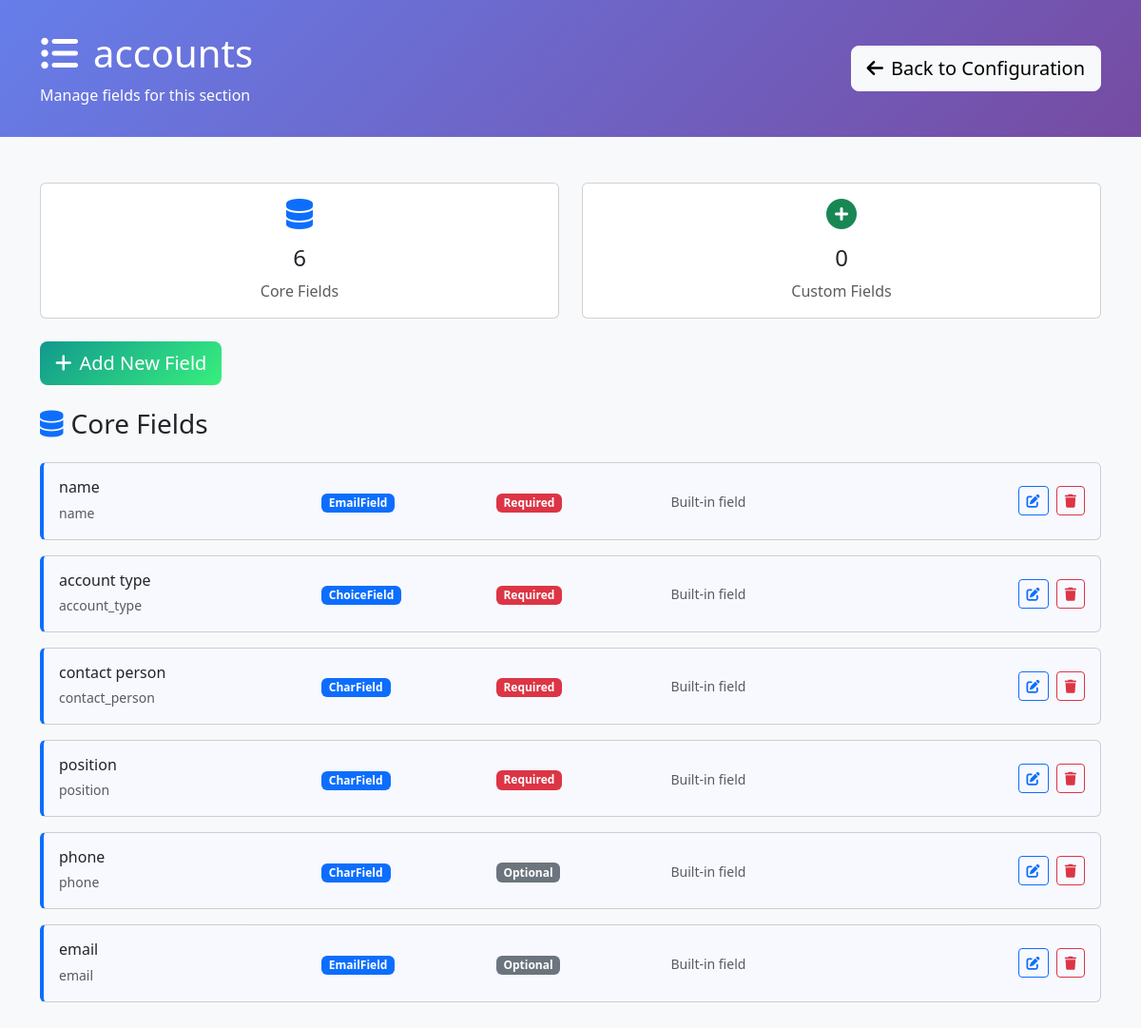
/configuration/section/5/ (signed in), run on the app's committed database.
### requests/models.py (models this page shows, shortened)
class DynamicSection(models.Model):
    name = models.CharField(max_length=255, unique=True, help_text="Internal section name")
    display_name = models.CharField(max_length=255, help_text="Display name shown to users")
    description = models.TextField(blank=True, help_text="Description of this section's purpose")
    order = models.IntegerField(default=100, help_text="Display order")
    is_core_section = models.BooleanField(default=False, help_text="True if this represents an existing admin model")
    source_model = models.CharField(max_length=255, blank=True, help_text="Full model name (e.g. 'accounts.Account') for core sections")
    created_at = models.DateTimeField(auto_now_add=True)
    updated_at = models.DateTimeField(auto_now=True)
    class Meta:
        verbose_name = "Dynamic Section"
        verbose_name_plural = "Dynamic Sections"
        ordering = ['is_core_section', 'order', 'name']

class DynamicField(models.Model):
    FIELD_TYPES = [
        ('char', 'Text (Short)'),
        ('text', 'Text (Long)'),
        ('email', 'Email'),
        ('url', 'URL'),
        ('slug', 'Slug'),
        ('integer', 'Integer'),
        ('decimal', 'Decimal'),
        ('float', 'Float'),
        ('date', 'Date'),
        ('datetime', 'Date & Time'),
        ('time', 'Time'),
        ('boolean', 'Checkbox (Yes/No)'),
        ('choice', 'Dropdown (Single Choice)'),
        ('multiple_choice', 'Multiple Choice'),
        ('file', 'File Upload'),
        ('image', 'Image Upload'),
        ('foreign_key', 'Link to Another Model'),
        ('many_to_many', 'Multiple Links'),
        ('json', 'JSON Data'),
    ]
    model = models.ForeignKey(DynamicModel, on_delete=models.CASCADE, related_name='fields', null=True, blank=True)
    section = models.ForeignKey(DynamicSection, on_delete=models.CASCADE, related_name='fields', null=True, blank=True)
    name = models.CharField(max_length=100, help_text="Field name in database (lowercase, underscores)")
    display_name = models.CharField(max_length=100, help_text="Label shown in forms")
    field_type = models.CharField(max_length=20, choices=FIELD_TYPES)
    is_core_field = models.BooleanField(default=False, help_text="True if this represents an existing model field")
    CORE_MODE_CHOICES = [
        ('override', 'Override Existing Field'),
        ('create', 'Create New Core Field'),
    ]
    STORAGE_CHOICES = [
        ('model_field', 'Store in Model Field'),
        ('value_store', 'Store in DynamicFieldValue'),
    ]
    core_mode = models.CharField(
        max_length=20,
        choices=CORE_MODE_CHOICES,
        default='override',
        help_text="Whether to override existing field or create new one"
    )
    model_field_name = models.CharField(
        max_length=100,
        blank=True,
        help_text="Name of existing model field to override (required for override mode)"
    )
    storage = models.CharField(
        max_length=20,
        choices=STORAGE_CHOICES,
        default='value_store',
        help_text="Where to store field values"
    )
    required = models.BooleanField(default=False)
    default_value = models.TextField(blank=True, help_text="Default value (JSON format for complex types)")
    help_text = models.CharField(max_length=200, blank=True)
    max_length = models.PositiveIntegerField(null=True, blank=True, help_text="For text fields")
    max_digits = models.PositiveIntegerField(null=True, blank=True, help_text="For decimal fields")
    decimal_places = models.PositiveIntegerField(null=True, blank=True, help_text="For decimal fields")
    choices = models.JSONField(default=dict, help_text="For choice fields: {'value': 'display_name'}")
    related_model = models.CharField(max_length=100, blank=True, help_text="Model to link to (app.Model)")
    section_name = models.CharField(max_length=100, default='General', help_text="Form section name for grouping (legacy field)")
    order = models.PositiveIntegerField(default=0, help_text="Order within section")
    is_active = models.BooleanField(default=True, help_text="Whether field is shown in forms")
    created_at = models.DateTimeField(auto_now_add=True)
    updated_at = models.DateTimeField(auto_now=True)
    class Meta:
        verbose_name = "Dynamic Field"
        verbose_name_plural = "Dynamic Fields"
        ordering = ['model', 'section', 'section_name', 'order']

### requests/configuration_views.py (the view, shortened to what this page needs)
# urls.py: path('section/<int:section_id>/', configuration_views.section_fields, name='section_fields'),
@staff_member_required
def section_fields(request, section_id):
    from requests.models import DynamicSection
    is_legacy_dynamic = request.GET.get('dynamic') == 'true'
    if is_legacy_dynamic:
        dynamic_model = get_object_or_404(DynamicModel, id=section_id)
        model_name = f"{dynamic_model.app_label}.{dynamic_model.name}"
        display_name = dynamic_model.display_name
        fields = DynamicField.objects.filter(
            model=dynamic_model,
            is_active=True
        ).order_by('section_name', 'order')
        section_type = 'legacy'
        model_fields = []  # Legacy models don't have core model fields
    else:
        section = get_object_or_404(DynamicSection, id=section_id)
        model_name = section.name
        display_name = section.display_name
        section_type = 'core' if section.is_core_section else 'custom'
        fields = section.fields.filter(is_active=True).order_by('order')
        if section.is_core_section:
            model_fields = []
            core_fields = fields.filter(is_core_field=True)
            for field in core_fields:
                choices_obj = {}
                try:
                    if field.choices and field.choices != '{}':
                        choices_obj = json.loads(field.choices)
                except (json.JSONDecodeError, ValueError):
                    choices_obj = {}
                model_fields.append({
                    'id': field.id,
                    'name': field.name,
                    'display_name': field.display_name,
                    'field_type': field.field_type,
                    'required': field.required,
                    'is_model_field': True,
                    'is_core_field': True,
                    'choices': choices_obj,  # Pass Python dict for json_script filter
                    'choices_script_id': f'choices-{field.id}'  # Pre-computed script ID
                })
        else:
            model_fields = []
    dynamic_fields = []
    for field in fields:
        if section_type == 'core' and field.is_core_field:
            continue
    context = {
        'section_id': section_id,
        'section_name': model_name,
        'display_name': display_name,
        'section_type': section_type,
        'source_model': getattr(section, 'source_model', '') if not is_legacy_dynamic else '',
        'model_fields': model_fields,
        'dynamic_fields': dynamic_fields,
        'all_fields': model_fields + dynamic_fields,
        'is_legacy_dynamic': is_legacy_dynamic,
        'is_core_section': section_type == 'core',
        'is_custom_section': section_type == 'custom'
    }
    return render(request, 'configuration/section_fields.html', context)

### requests/templates/configuration/section_fields.html (shortened to what this page needs)
<!DOCTYPE html>
<html lang="en">
<head>
    <link href="https://cdn.jsdelivr.net/npm/bootstrap@5.3.0/dist/css/bootstrap.min.css" rel="stylesheet">
    <link href="https://cdnjs.cloudflare.com/ajax/libs/font-awesome/6.0.0/css/all.min.css" rel="stylesheet">
</head>
<body class="bg-light">
    <div class="config-header">
        <div class="container">
            <div class="row align-items-center">
                <div class="col-md-8">
                    <h1 class="mb-2">
                        <i class="fas fa-list-ul me-3"></i>{{ display_name }}
                    </h1>
                    <p class="mb-0 opacity-90">
                        Manage fields for this section
                    </p>
                </div>
                <div class="col-md-4 text-end">
                    <a href="{% url 'configuration:dashboard' %}" class="btn btn-light btn-lg">
                        <i class="fas fa-arrow-left me-2"></i>Back to Configuration
                    </a>
                </div>
            </div>
        </div>
    </div>
    <div class="container my-5">
        <div class="row mb-4">
            <div class="col-md-6">
                <div class="card text-center">
                    <div class="card-body">
                        <i class="fas fa-database fa-2x text-primary mb-3"></i>
                        <h4>{{ model_fields|length }}</h4>
                        <p class="text-muted mb-0">Core Fields</p>
                    </div>
                </div>
            </div>
            <div class="col-md-6">
                <div class="card text-center">
                    <div class="card-body">
                        <i class="fas fa-plus-circle fa-2x text-success mb-3"></i>
                        <h4>{{ dynamic_fields|length }}</h4>
                        <p class="text-muted mb-0">Custom Fields</p>
                    </div>
                </div>
            </div>
        </div>
        <div class="row mb-4">
            <div class="col-12">
                <button class="btn btn-add-field btn-lg" onclick="showAddFieldModal()">
                    <i class="fas fa-plus me-2"></i>Add New Field
                </button>
            </div>
        </div>
        {% if model_fields %}
        <div class="row">
            <div class="col-12">
                <h3 class="mb-4">
                    <i class="fas fa-database me-2 text-primary"></i>Core Fields
                </h3>
                {% for field in model_fields %}
                <div class="card field-card model-field mb-3" data-field-id="{{ field.id }}">
                    <div class="card-body">
                        <div class="row align-items-center">
                            <div class="col-md-3">
                                <h6 class="mb-1 field-title">{{ field.display_name }}</h6>
                                <small class="text-muted">{{ field.name }}</small>
                            </div>
                            <div class="col-md-2">
                                <span class="badge bg-primary field-type-badge" data-type="{{ field.field_type }}">{{ field.field_type }}</span>
                            </div>
                            <div class="col-md-2">
                                {% if field.required %}
                                <span class="badge bg-danger">Required</span>
                                {% else %}
                                <span class="badge bg-secondary">Optional</span>
                                {% endif %}
                            </div>
                            <div class="col-md-3">
                                <small class="text-muted">Built-in field</small>
                            </div>
                            <div class="col-md-2 text-end">
                                <button class="btn btn-outline-primary btn-sm me-1"
                                        onclick="editField({{ field.id }}, 'model')">
                                    <i class="fas fa-edit"></i>
                                </button>
                                <button class="btn btn-outline-danger btn-sm"
                                        onclick="deleteField({{ field.id }}, '{{ field.display_name }}')">
                                    <i class="fas fa-trash"></i>
                                </button>
                            </div>
                        </div>
                    </div>
                </div>
                {% endfor %}
            </div>
        </div>
        {% endif %}
    </div>
</body>
</html>

### requests/templates/configuration/section_fields.html (style rules this page uses)
.config-header { background: linear-gradient(135deg, #667eea 0%, #764ba2 100%); color: white; padding: 2rem 0; }
.field-card { transition: all 0.3s ease; border-left: 4px solid #dee2e6; }
.field-card.model-field { border-left-color: #0d6efd; background-color: #f8f9ff; }
.field-type-badge { font-size: 0.75rem; padding: 0.25rem 0.5rem; }
.btn-add-field { background: linear-gradient(135deg, #11998e 0%, #38ef7d 100%); border: none; color: white; }

### data on the page
DynamicSection: display_name "accounts"
DynamicField: display_name "name", name "name", field_type "EmailField"
DynamicField: display_name "account type", name "account_type", field_type "ChoiceField"
DynamicField: display_name "contact person", name "contact_person", field_type "CharField"
DynamicField: display_name "position", name "position", field_type "CharField"
DynamicField: display_name "phone", name "phone", field_type "CharField"
DynamicField: display_name "email", name "email", field_type "EmailField"

### other printed values
{{ model_fields|length }} "6"
{{ dynamic_fields|length }} "0"
